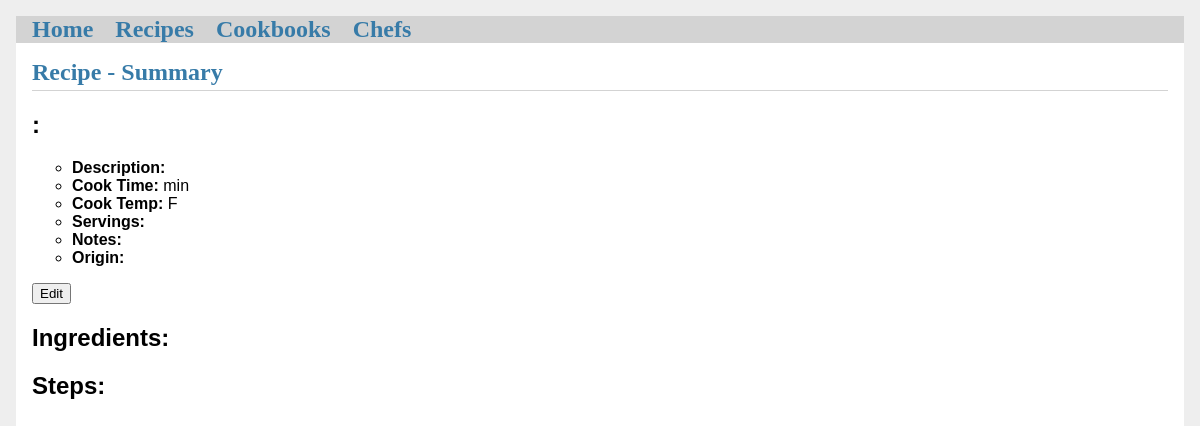
/recipe/summary/ref_id=15, run on an earlier commit of the app's database.
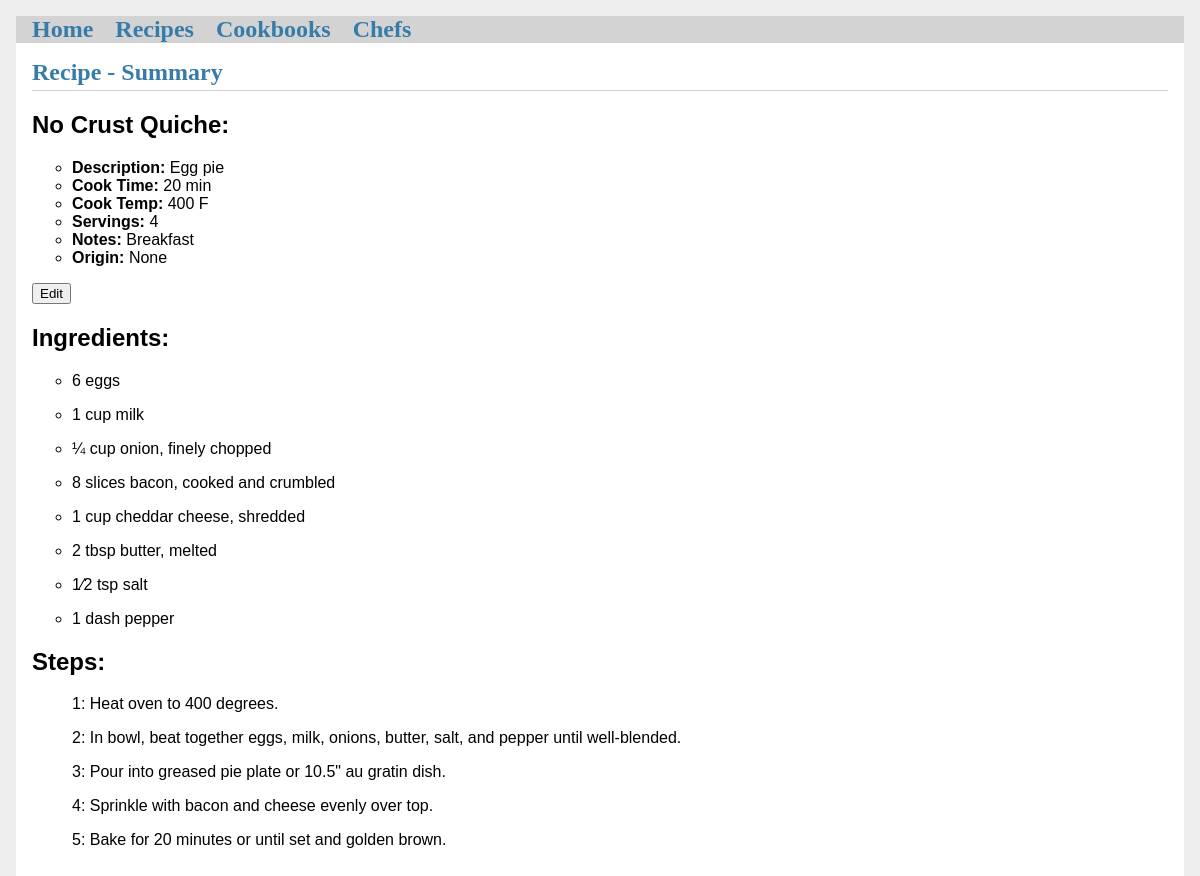
And on a later commit of the database.
### tables this page shows
CREATE TABLE "recipe"(
id INTEGER PRIMARY KEY AUTOINCREMENT,
name TEXT,
description TEXT,
cooktime TEXT,
cooktemp TXT,
servings TEXT,
notes TEXT,
origin TEXT,
date DATE DEFAULT CURRENT_DATE);

CREATE TABLE "ingredients"(
id INTEGER PRIMARY KEY AUTOINCREMENT,
ingredient TEXT,
quantity TEXT,
unit TEXT,
note TEXT,
recipe_id INTEGER,
date DATE DEFAULT CURRENT_DATE);

CREATE TABLE "steps"(
recipe_id INTEGER,
step Integer,
description TEXT,
note TEXT,
date DATE DEFAULT CURRENT_DATE,
id INTEGER PRIMARY KEY AUTOINCREMENT);

### cookr/recipe.py (the view)
@bp.route('/recipe/summary/ref_id=<ref_id>', methods=('GET','POST'))
def summary(ref_id=''):
  db=get_db()
  rec_query=f'SELECT * FROM recipe WHERE id = {ref_id}'
  ing_query=f'SELECT *, IFNULL(unit,"") as "unit2" FROM ingredients WHERE recipe_id = {ref_id}'
  step_query=f'SELECT * FROM steps WHERE recipe_id = {ref_id}'
  rec_tbl=db.execute(rec_query).fetchone()
  ing_tbl=db.execute(ing_query).fetchall()
  step_tbl=db.execute(step_query).fetchall()
  return render_template(
    'recipe/summary.html',
    rec_tbl=rec_tbl,
    ing_tbl=ing_tbl,
    step_tbl=step_tbl
  )

### cookr/db.py (called while the page is built)
def get_db():
    if 'db' not in g:
        g.db = sqlite3.connect(
          current_app.config['DATABASE'],
          detect_types=sqlite3.PARSE_DECLTYPES
        )
        g.db.row_factory = sqlite3.Row
    return g.db

### cookr/templates/recipe/summary.html (shortened to what this page needs)
{% extends 'base.html' %}
{% block header %}
  <h1>{% block title %}Recipe - Summary{% endblock %}</h1>
{% endblock %}
{% block content %}
<h2> {{rec_tbl[1]}}:</h2>
<ul style="list-style-type:circle;">
  <li><b>Description:</b> {{rec_tbl[2]}}</li>
  <li><b>Cook Time:</b> {{rec_tbl[3]}} min</li>
  <li><b>Cook Temp:</b> {{rec_tbl[4]}} F</li>
  <li><b>Servings:</b> {{rec_tbl[5]}}</li>
  <li><b>Notes:</b> {{rec_tbl[6]}}</li>
  <li><b>Origin:</b> {{rec_tbl[7]}}</li>
</ul>
<button onclick="location.href='/mod/ref_id={{rec_tbl[0]}}'" type="button">Edit</button>
<h2> Ingredients:</h2>
  {%for ing in ing_tbl %}
    <ul style="list-style-type:circle;">
	    <li>{{ing.quantity}} {{ing.unit2}}    {{ing.ingredient}}</li>
    </ul>
  {% endfor %}
<h2> Steps:</h2>
  {%for stp in step_tbl %}
  <ol style="list-style-type:none;">
    <li>{{stp.step}}:   {{stp.description}}</li>
  </ol>
  {% endfor %}
{% endblock %}

### cookr/templates/base.html (shortened to what this page needs)
<!doctype html>
<html>
<head>
<link rel="stylesheet" href="{{ url_for('static', filename='style.css') }}">
</head>
<nav>
  <h1>
  <a class="action" href="/">Home</a>
  <a class="action" href="/recipe">Recipes</a>
  <a class="action" href="/cookbook">Cookbooks</a>
  <a class="action" href="/chef">Chefs</a>
  </h1>
</nav>
<section class="content">
  <header>
    {% block header %}{% endblock %}
  </header>
{% block content %}{% endblock %}
</section>
</html>

### cookr/static/style.css (style rules this page uses)
html { font-family: sans-serif; background: #eee; padding: 1rem; }
h1 { font-family: serif; color: #377ba8; margin: 1rem 0; }
a { color: #377ba8; }
nav { background: lightgray; display: flex; align-items: center; padding: 0 0.5rem; }
nav h1 { flex: auto; margin: 0; }
nav h1 a { text-decoration: none; padding: 0.25rem 0.5rem; }
.content { padding: 0 1rem 1rem; }
.content > header { border-bottom: 1px solid lightgray; display: flex; align-items: flex-end; }
.content > header h1 { flex: auto; margin: 1rem 0 0.25rem 0; }

What changed in the data, as far as the page shows it:
added recipe: name "No Crust Quiche", description "Egg pie", cooktime "20", cooktemp "400", servings "4", notes "Breakfast"
added ingredients: quantity "6", ingredient "eggs"
added ingredients: quantity "1", unit2 "cup", ingredient "milk"
added ingredients: quantity "¼", unit2 "cup", ingredient "onion, finely chopped"
added ingredients: quantity "8", ingredient "slices bacon, cooked and crumbled"
added ingredients: quantity "1", unit2 "cup", ingredient "cheddar cheese, shredded"
added ingredients: quantity "2", unit2 "tbsp", ingredient "butter, melted"
added ingredients: quantity "1⁄2", unit2 "tsp", ingredient "salt"
added ingredients: quantity "1", ingredient "dash pepper"
added steps: step "1", description "Heat oven to 400 degrees."
added steps: step "2", description "In bowl, beat together eggs, milk, onions, butter, salt, and pepper until well-blended."
added steps: step "3", description "Pour into greased pie plate or 10.5\" au gratin dish."
added steps: step "4", description "Sprinkle with bacon and cheese evenly over top."
added steps: step "5", description "Bake for 20 minutes or until set and golden brown."
Also different on the page:
{{ rec_tbl[7] }}: (not shown) → "None"
